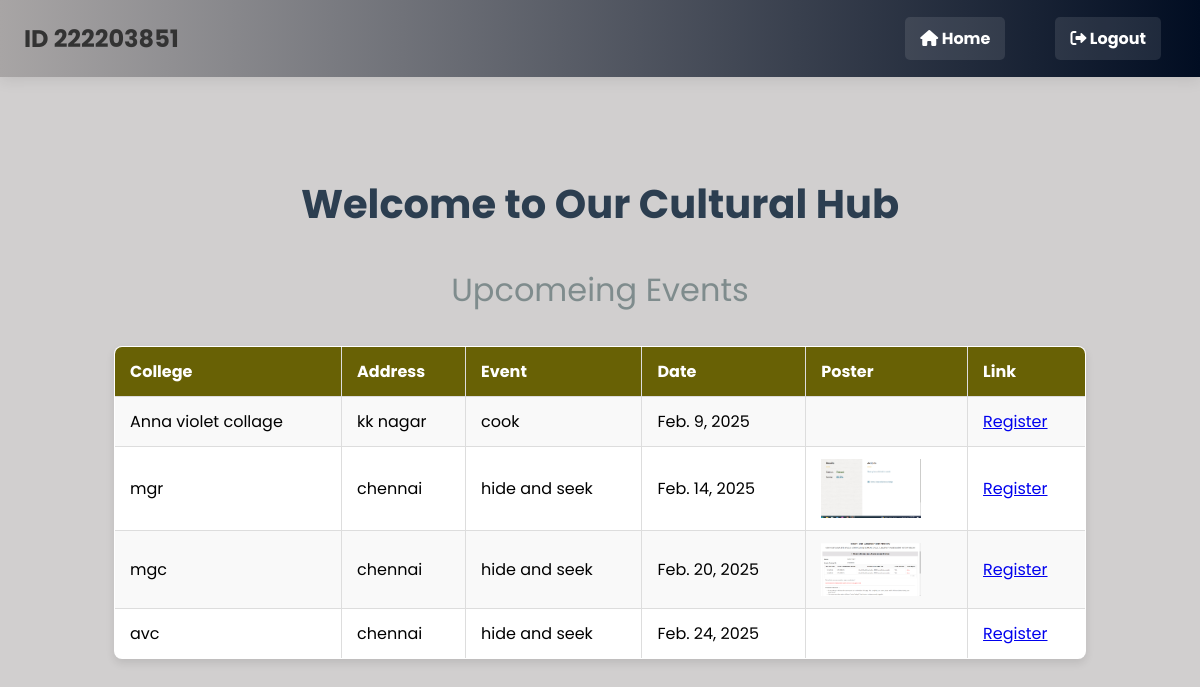
Page /index/ (signed in) on the committed database.
### student/models.py (models this page shows)
class Student(models.Model):
    id = models.AutoField(primary_key=True)
    username = models.CharField(max_length=20)
    register_no = models.IntegerField(unique=True)
    email = models.EmailField(unique=True, max_length=50)
    collage = models.CharField(max_length=50)
    password = models.CharField(max_length=10)

### events/models.py (models this page shows)
class cultural(models.Model):
    id = models.AutoField(primary_key=True)
    Clg_Name = models.CharField(max_length=50)
    Clg_Address = models.CharField(max_length=100)
    Event_Name = models.CharField(max_length=200)
    Date = models.DateField(null=True, blank=True)
    cultural_Poster = models.ImageField(null=True, blank=True, upload_to="images/")

### student/views.py (the view)
# urls.py: path('index/', views.h, name='r'),
def h(request):
    user_id = request.session.get('user_id')
    if user_id:
        user = Student.objects.get(id=user_id)
        cultural_data = cultural.objects.all()  # Collecting data from models
        context = {'user': user, 'cul_list': cultural_data}  # Dictionary
        return render(request, 'events/cultural.html', context)
    else:
        return redirect('student:login')

### templates/events/cultural.html (shortened to what this page needs)
{% include "events/navbar.html" %}
<html>
{% load static %}
<head>
   <link rel="stylesheet" href="https://cdnjs.cloudflare.com/ajax/libs/font-awesome/6.0.0/css/all.min.css">
</head>
<body>
    <section class="welcome-section">
        <div class="welcome-header">
            <h2>Welcome to Our Cultural Hub</h2>
            <p>Upcomeing Events</p>
        </div>
{% if cul_list %}
    <table>
        <tr>
            <th>College</th>
            <th>Address</th>
            <th>Event</th>
            <th>Date</th>
            <th>Poster</th>
            <th>Link</th>
        </tr>
        {% for cultural in cul_list %}
        <tr>
            <td>{{ cultural.Clg_Name }}</td>
            <td>{{ cultural.Clg_Address }}</td>
            <td>{{ cultural.Event_Name }}</td>
            <td>{{ cultural.Date }}</td>
            <td> {% if cultural.cultural_Poster %}
               <img src=" {{ cultural.cultural_Poster.url }}" width=100>
                {% endif %}</td>
            <td><a href="{% url 'r' %}">Register</a></td>
        </tr>
        {% endfor %}
    </table>
{% endif %}
</section>
</body>
</html>

### templates/events/navbar.html
{% load static %}
<link rel="stylesheet" href="{% static 'css/std.css' %}">
<nav class="navbar">
    <div class="logo">
        {% if user.is_authenticated %}
        <h1> Hi {{user.username}} </h1>
        {% else %}
        <h1> ID {{user.register_no}}</h1>
        {% endif %}
    </div>
    <ul class="nav-menu">
        <li><a href="#"><i class="fas fa-home"></i> Home</a></li>
        <li><a href="{% url 'l' %}"><i class="fas fa-sign-out-alt"></i> Logout</a></li>
    </ul>
</nav>

### static/css/std.css (style rules this page uses)
body { font-family: 'Poppins', sans-serif; margin: 0; background: rgb(209, 207, 207); }
.navbar { display: flex; justify-content: space-between; align-items: center; padding: 1px 2%; background: linear-gradient(90deg, #a8a5a5, #010d22); box-shadow: 0 2px 15px rgba(0,0,0,0.1); }
.logo { display: flex; align-items: center; color: white; }
.nav-menu { display: flex; list-style: none; margin: 0; padding: 0; }
.nav-menu li { margin: 0 15px; position: relative; }
.nav-menu a { color: white; text-decoration: none; padding: 10px 15px; border-radius: 5px; transition: all 0.3s ease; }
.welcome-section { padding: 4rem 5%; text-align: center; }
.welcome-header h2 { font-size: 2.5rem; color: #2c3e50; margin-bottom: 1rem; }
.welcome-header p { color: #7f8c8d; font-size: 2.0rem; }
nav { background: linear-gradient(90deg, rgb(125, 151, 175), #124aaa); padding: 15px 20px; box-shadow: 0 4px 8px rgba(0, 0, 0, 0.2); position: sticky; top: 0; z-index: 1000; }
nav ul { list-style: none; padding: 0; margin: 0; display: flex; justify-content: center; gap: 20px; }
nav ul li { display: inline; }
nav a { text-decoration: none; color: white; padding: 10px 20px; border-radius: 30px; transition: all 0.4s ease; font-weight: bold; background: rgba(255, 255, 255, 0.1); }
h1 { text-align: center; color: #333; margin-bottom: 20px; }
table { width: 90%; margin: 0 auto; border-collapse: collapse; background-color: #fff; box-shadow: 0 4px 8px rgba(0, 0, 0, 0.1); border-radius: 8px; overflow: hidden; }
th, td { padding: 12px 15px; text-align: left; }
th { background-color: #686105; color: white; }
tr:nth-child(even) { background-color: #f9f9f9; }
table, th, td { border: 1px solid #ddd; }

### rows in the picture
Student: register_no "222203851"
cultural: Clg_Name "Anna violet collage", Clg_Address "kk nagar", Event_Name "cook", Date "Feb. 9, 2025"
cultural: Clg_Name "mgr", Clg_Address "chennai", Event_Name "hide and seek", Date "Feb. 14, 2025", cultural_Poster (picture)
cultural: Clg_Name "mgc", Clg_Address "chennai", Event_Name "hide and seek", Date "Feb. 20, 2025", cultural_Poster (picture)
cultural: Clg_Name "avc", Clg_Address "chennai", Event_Name "hide and seek", Date "Feb. 24, 2025"
